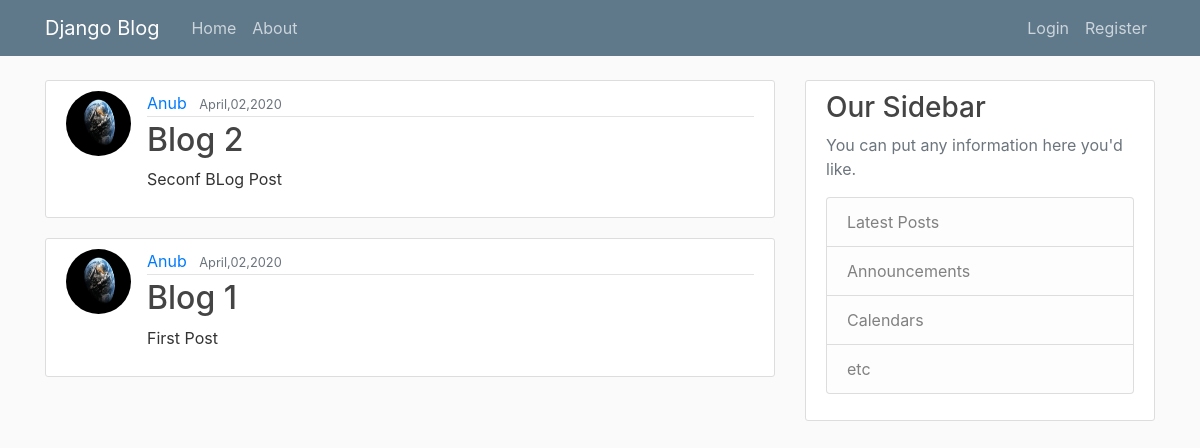
/, run on an earlier commit of the app's database.
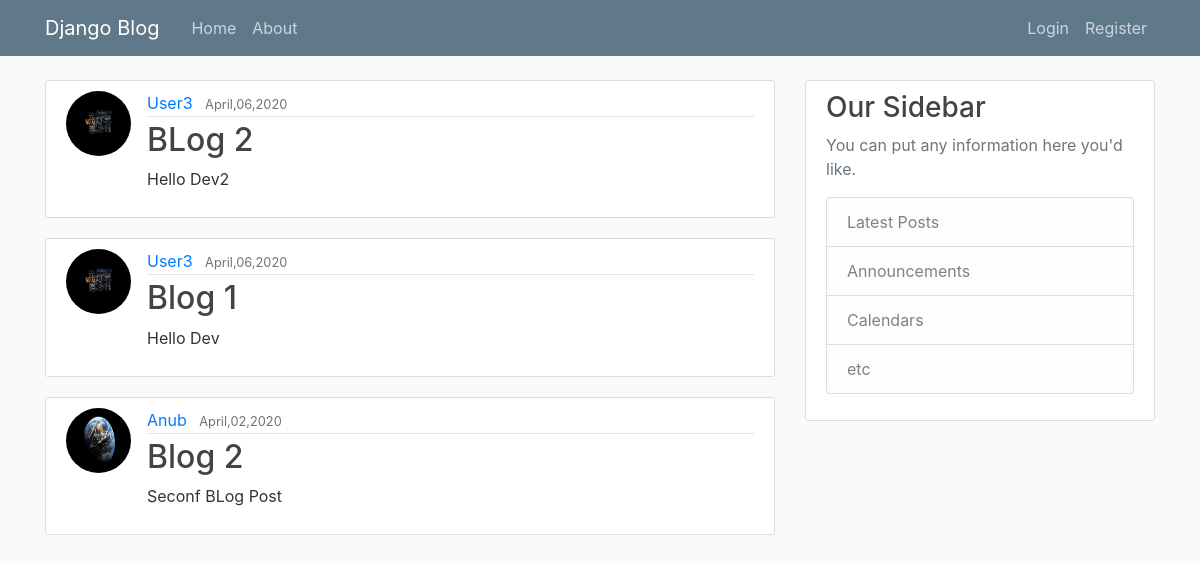
And on a later commit of the database.
### blog/models.py (models this page shows, shortened)
class Post(models.Model):
    title= models.CharField(max_length=100)
    content= models.TextField()
    date_posted =models.DateTimeField(default=timezone.now)
    author = models.ForeignKey(User,on_delete=models.CASCADE)

### users/models.py (models this page shows, shortened)
class Profile(models.Model):
    user=models.OneToOneField(User,on_delete=models.CASCADE)
    image= models.ImageField(default='default.jpg',upload_to='profile_pics')

### blog/views.py (the view)
# urls.py: path('', PostListView.as_view(), name='blog-home'),
class PostListView(ListView):
    model= Post
    template_name ='blog/home.html'
    context_object_name='posts'
    ordering = ['-date_posted']
    paginate_by = 3

### blog/templates/blog/home.html
{% extends "blog/base.html"%}
{%block content%}
    {% for post in posts%}
        <article class="media content-section"  >
          <img  class="rounded-circle article-img" src="{{post.author.profile.image.url}}"  >
          <div class="media-body">
            <div class="article-metadata">
              <a class="mr-2" href="#">{{ post.author }}</a>
              <small class="text-muted">{{ post.date_posted | date:"F,d,Y"}}</small>
            </div>
            <h2><a class="article-title" href="{%url 'post-detail' post.id %}">{{ post.title }}</a></h2>
            <p class="article-content">{{ post.content }}</p>
          </div>
        </article>
    {% endfor %}
{% endblock content%}

What changed in the data, as far as the page shows it:
no longer on this page (row unchanged): Post: author.profile.image (picture), author "Anub", date_posted "April,02,2020", title "Blog 1", content "First Post"
added Post: author.profile.image (picture), author "User3", date_posted "April,06,2020", title "BLog 2", content "Hello Dev2"
added Post: author.profile.image (picture), author "User3", date_posted "April,06,2020", title "Blog 1", content "Hello Dev"
